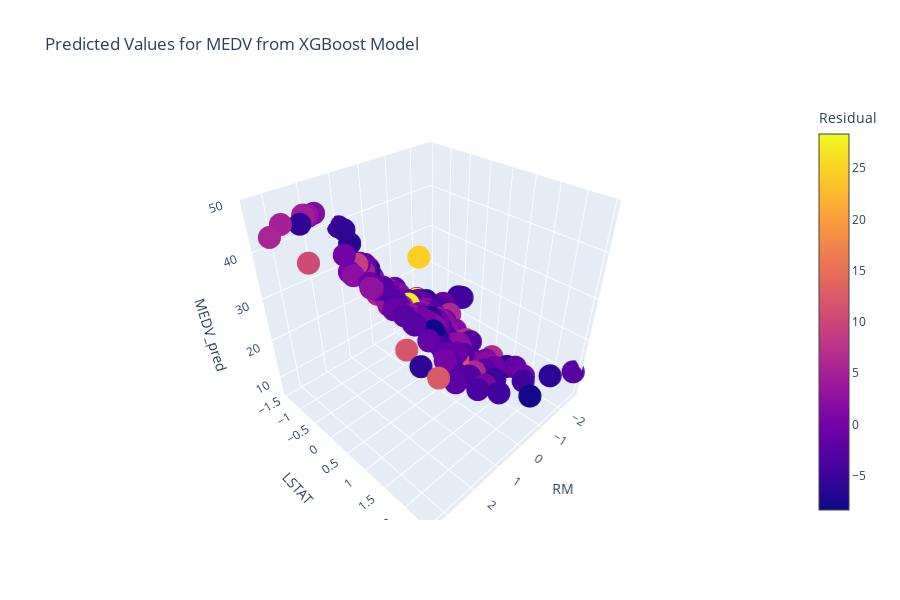

The code cell stored with this chart in its notebook:
### Markdown cell above
As you can see the expected value for `MEDV` is about 20, or \$20k.

### Visualizing Predictions

The following uses 3D scatterplots from `plotly.express` to visualize the predictions of the strongest regression model (XGBoost) and the weakest one (OLS Regression), the x and y values in this case are `RM` and `LSTAT` respectively, whereas the z value is the predicted value of the response variable `MEDV`. They the marks also colored to distinguish how far away they were from the true value.

### Code cell
# DataFrame of test data, XGBoost predictions, and true values
XGB_test = X_test.copy()
XGB_test['MEDV_pred'] = predictions_XGB.tolist()
XGB_test['MEDV_true'] = y_test.tolist()
XGB_test['Residual'] =  XGB_test['MEDV_true'] - XGB_test['MEDV_pred']
print(XGB_test.head())

# Visualizing the XGBoost Predictions
plt.figure()
fig = px.scatter_3d(XGB_test, x = 'RM', y = 'LSTAT', z = 'MEDV_pred', 
                    title = 'Predicted Values for MEDV from XGBoost Model',
                    color = 'Residual',
                    range_z = [5, 50])
fig.show()

### Figure 1 — Plotly figure (JSON) as saved in the notebook; plotly's stock layout.template omitted (floating-point values rounded to 4 significant figures; data arrays with more than 128 entries replaced by an {"elided": "..."} marker saying what was removed)
{"data": [{"hoverlabel": {"namelength": 0}, "hovertemplate": "RM=%{x}<br>LSTAT=%{y}<br>MEDV_pred=%{z}<br>Residual=%{marker.color}", "legendgroup": "", "marker": {"color": {"elided": "152 float values"}, "coloraxis": "coloraxis", "symbol": "circle"}, "mode": "markers", "name": "", "scene": "scene", "showlegend": false, "type": "scatter3d", "x": {"elided": "152 float values"}, "y": {"elided": "152 float values"}, "z": {"elided": "152 float values"}}], "layout": {"coloraxis": {"colorbar": {"title": {"text": "Residual"}}, "colorscale": [[0, "#0d0887"], [0.1111, "#46039f"], [0.2222, "#7201a8"], [0.3333, "#9c179e"], [0.4444, "#bd3786"], [0.5556, "#d8576b"], [0.6667, "#ed7953"], [0.7778, "#fb9f3a"], [0.8889, "#fdca26"], [1, "#f0f921"]]}, "height": 600, "legend": {"tracegroupgap": 0}, "scene": {"domain": {"x": [0, 0.98], "y": [0, 1]}, "xaxis": {"title": {"text": "RM"}}, "yaxis": {"title": {"text": "LSTAT"}}, "zaxis": {"range": [5, 50], "title": {"text": "MEDV_pred"}}}, "title": {"text": "Predicted Values for MEDV from XGBoost Model"}}}
